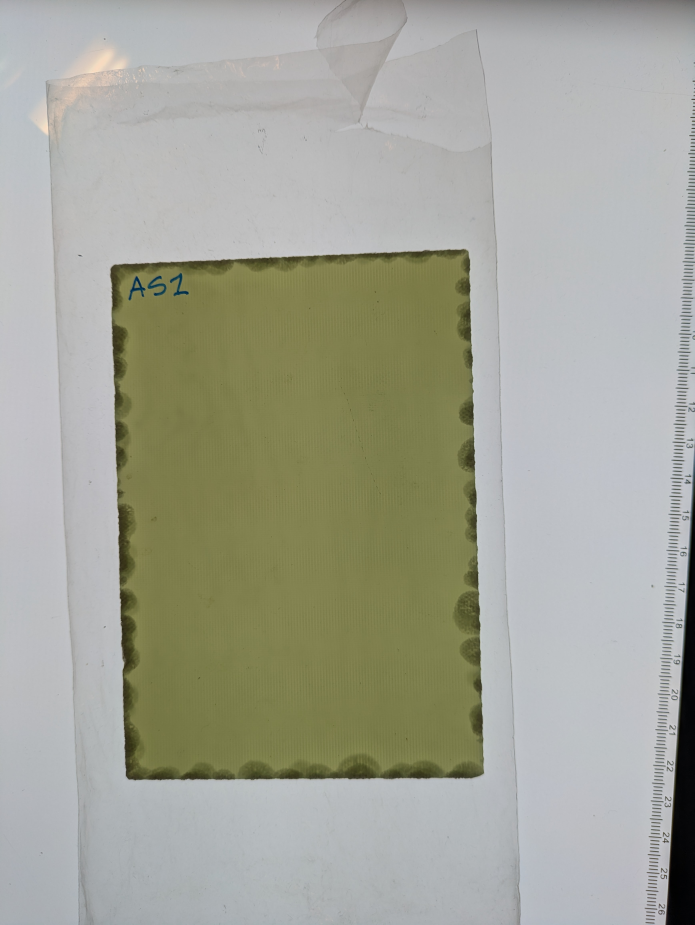
#> input picture Images/AS1.jpg, 3472 x 4624 px (shown at 1/5 size)
$ python -i DamageMorphology.py   (imports and definitions only)
#> lines starting #> are read from the running program, lines starting #| are printed output that depends on the picture; after the words box and inside, x2 and y2 are one past the last pixel; in counts of white or black regions, pixels touching at a corner belong together
from cmath import rect
import numpy as np
from scipy.signal import find_peaks
import cv2
from matplotlib import pyplot as plt
import os
import pandas as pd
from scipy import signal
import math

# 0 is no damage
# 254 is hole / no material
#255 is area outside coupon
# more layers of delamination the lower the pixel intensity value (shade --> 0)
# AS done,
# Need ZA5 Back, ZA2 Back
class Sample(object):
    def __init__(self,filePath):
        self.doSaveImg = True
        self.doShowImg = False

        self.ImgFilePath = filePath

    def photoCropAndAdjust(self):

        img = self.furtherCrop(self.ImgFilePath)
        self.correctedImg = self.holeFill(img)
        #self.correctedImg = self.removeGradient(correctedImg)

        correctedImg = self.correctedImg
        # [5 lines of commented-out code are left out]
        return correctedImg

    # [5 lines left out: function removeGradient, not called in this run]

    def holeFill(self,img):
        threshold = 170
        imgray = cv2.cvtColor(img, cv2.COLOR_BGR2GRAY)
        #imgray = cv2.cvtColor(img, cv2.COLOR_RGB2GRAY)
        ret, thresh = cv2.threshold(imgray, threshold, 255,cv2.THRESH_BINARY) # scource, threshold value, max value,type
        contours, hierarchy = cv2.findContours(thresh, cv2.RETR_LIST, cv2.CHAIN_APPROX_SIMPLE)
        best_idx, best_contour, best_ellipse, best_score = self.getMostEpllipticalContour(contours, min_points=5, max_area=10000, min_area = 5000)
        if best_contour is not None:
            # Create a mask with the ellipse filled white
            mask = np.zeros(imgray.shape[:2], dtype=np.uint8)
            cv2.ellipse(mask, best_ellipse, 255, -1)

            # Set all pixels inside ellipse to 255 in the original image
            imgray[mask == 255] = 254
            #plt.imshow(imgray)
            cont = cv2.drawContours(imgray, [best_contour], 0, (255,255,255), 3)

        return imgray

    def furtherCrop(self,imgPath):

#> called with imgPath = 'Images/AS1.jpg'
        threshold = 175
        img = cv2.imread(imgPath)
#> img is the input picture: shape (4624, 3472, 3); mean B, G, R 152.2, 164.8, 163.4

        imgray = cv2.cvtColor(img, cv2.COLOR_RGB2GRAY)
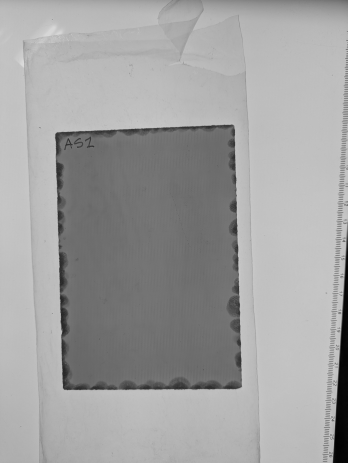
#> imgray: shape (4624, 3472) (shown at 1/10 size); min 0, max 230, mean 160.8
        # plt.imshow(imgray)
        # plt.show()
        ret, thresh = cv2.threshold(imgray, threshold, 255,cv2.THRESH_BINARY) # scource, threshold value, max value,type
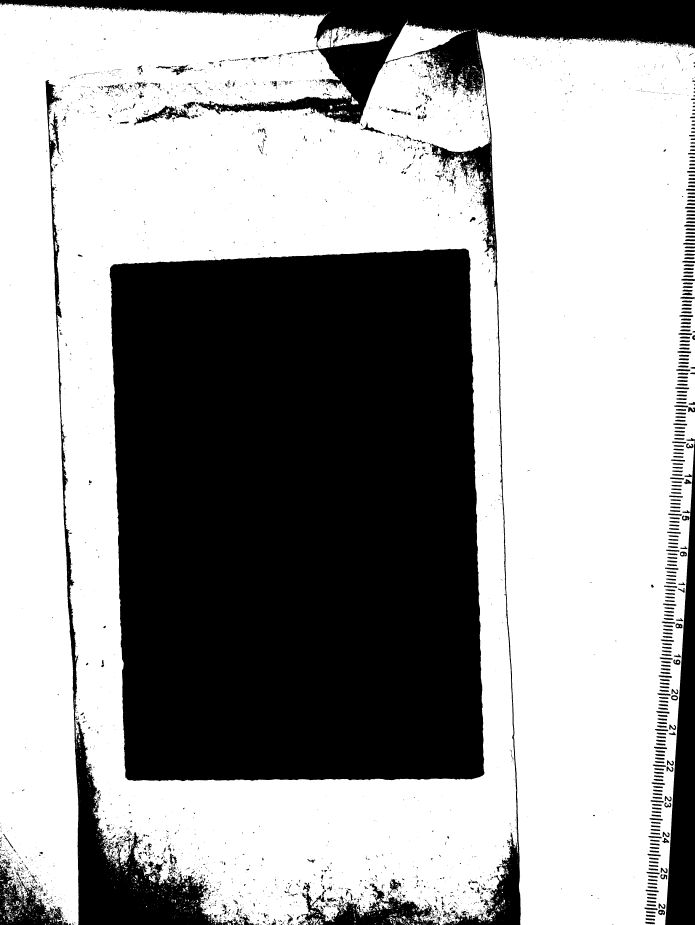
#> thresh: shape (4624, 3472) (shown at 1/5 size); 61.8% white; 5168 black regions (4116 under 20 px)
#> ret = 175

        # plt.imshow(thresh)
        # plt.show()
        contour = self.getCoupnEdgeContours(imgray,thresh)
#> in getCoupnEdgeContours, `contours1, hierarchy = cv2.findContours(thresh, cv2.RETR_LIST, cv2.CHA..`: contours1 = 8965 contours, 7445 with area under 20; largest, box (x1, y1, x2, y2) and area: (0, 14, 2590, 4624) 10656115, (547, 1241, 2423, 3908) 4701008, (2386, 148, 3472, 4624) 4022262, (1925, 104, 2338, 312) 33632, (1653, 128, 1924, 236) 15564
#> in getCoupnEdgeContours, `size = len(contours1)`: size = 8965
#> the loop in getCoupnEdgeContours, `for x in range(size):` made 8965 passes
#> (contourArea, secondMaxContourArea, maxContourArea) on passes 66, 68, 109, 154, 173, 752, 937, 1085: (32, 20.5, 32), (49, 32, 49), (55.5, 49, 55.5), (109.5, 55.5, 109.5), (464.5, 109.5, 464.5), (579, 464.5, 579), (585, 579, 585), (782, 585, 782)
#> after the loop in getCoupnEdgeContours, `for x in range(size):`: maxContourArea = 10656115; maxContourAreaIndex = 8960; secondMaxContourArea = 4701007.5; secondMaxContourAreaIndex = 5115
#> in getCoupnEdgeContours, `contour = contours1[secondMaxContourAreaIndex]`: contour = contour of 3492 points, box (x1, y1, x2, y2) (547, 1241, 2423, 3908), area 4701008

        image_contours1 = cv2.drawContours(imgray.copy(), contour, -1, (0,0,255), 30, cv2.LINE_AA)
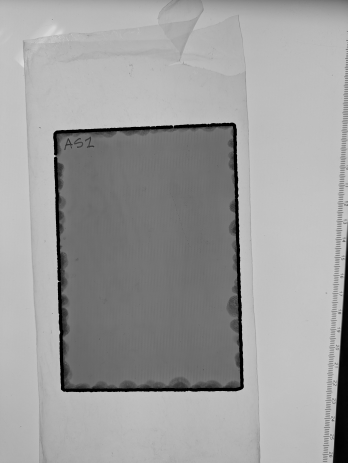
#> image_contours1: shape (4624, 3472) (shown at 1/10 size); min 0, max 230, mean 158.4
        # plt.imshow(image_contours1)
        # plt.show()
        epsilon = 0.005*cv2.arcLength(contour,True)
#> epsilon = 48.74
        approx = cv2.approxPolyDP(contour,epsilon,True)
#> approx = [[2340, 1249], [2421, 3870], [641, 3901], [552, 1336]]
        simpCnt = cv2.drawContours(img.copy(), [approx], 0, (255,255,255), 3)

        pts = approx.reshape(-1, 2)
#> pts has the same summary as approx
        tlpts = []
        minDistance = -1
        for index, x in enumerate(pts):
            distance = np.sqrt((pts[index,0]**2)+(pts[index,1]**2))
            if distance < minDistance or minDistance == -1:
                tlpts=x
                minDistance = distance
#> this loop made 4 passes
#> (distance, tlpts, minDistance) on passes 1, 4: (2652.5, [2340, 1249], 2652.5), (1445.5, [552, 1336], 1445.5)
#> after the loop, minDistance = 1445.5

        trpts = []
        imgShape = np.shape(imgray)
        minDistance = -1
        for index, x in enumerate(pts):
            distance = np.sqrt((pts[index,0]-imgShape[0])**2+(pts[index,1])**2)
            if distance < minDistance or minDistance == -1:
                trpts=x
                minDistance = distance
#> this loop made 4 passes
#> (distance, trpts, minDistance) on pass 1: (2603.2, [2340, 1249], 2603.2)
#> after the loop, minDistance = 2603.2

        brpts = []
        imgShape = np.shape(imgray)
        minDistance = -1
        for index, x in enumerate(pts):
            distance = np.sqrt((pts[index,0]-imgShape[0])**2+(pts[index,1]-imgShape[1])**2)
            if distance < minDistance or minDistance == -1:
                brpts=x
                minDistance = distance
#> this loop made 4 passes
#> (distance, brpts, minDistance) on passes 1 to 2: (3187.2, [2340, 1249], 3187.2), (2238.7, [2421, 3870], 2238.7)
#> after the loop, minDistance = 2238.7

        blpts = []
        imgShape = np.shape(imgray)
        minDistance = -1
        for index, x in enumerate(pts):
            distance = np.sqrt((pts[index,0])**2+(pts[index,1]-imgShape[1])**2)
            if distance < minDistance or minDistance == -1:
                blpts=x
                minDistance = distance
#> this loop made 4 passes
#> (distance, blpts, minDistance) on passes 1 to 3: (3227.6, [2340, 1249], 3227.6), (2453.5, [2421, 3870], 2453.5), (771.3, [641, 3901], 771.3)
#> after the loop, minDistance = 771.3

        """plt.plot(tlpts[0],tlpts[1],marker="o", color = "blue")
        plt.plot(trpts[0],trpts[1],marker="o",color = "orange")
        plt.plot(brpts[0],brpts[1],marker="o",color = "yellow")
        plt.show()"""
        self.newWidth = 2000
        self.newHeight = 1.45*self.newWidth
        arrangedCorners = [tlpts,trpts,brpts,blpts]
#> arrangedCorners = [[552, 1336], [2340, 1249], [2421, 3870], [641, 3901]]
        pointForTrans = np.float32([arrangedCorners[0],arrangedCorners[1],arrangedCorners[2],arrangedCorners[3]])
#> pointForTrans has the same summary as arrangedCorners
        correctedPoints = np.float32([[0,0],[self.newWidth,0],[self.newWidth,self.newHeight],[0,self.newHeight]])
        transMatrix = cv2.getPerspectiveTransform(pointForTrans, correctedPoints)
#> transMatrix = [[1.14, -0.0397, -578.8], [0.0548, 1.13, -1534.9], [1.21e-05, -2.54e-06, 1]]
        couponResult = cv2.warpPerspective(img, transMatrix, (self.newWidth, int(self.newHeight)))
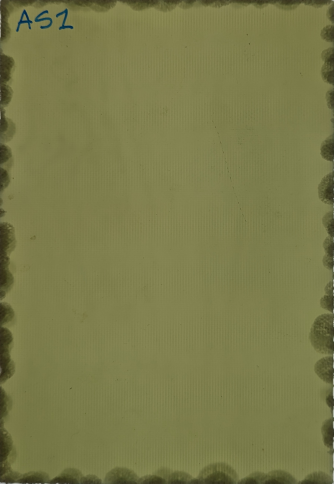
#> couponResult: shape (2900, 2000, 3) (shown at 1/6 size); mean B, G, R 74.2, 122.8, 122.4
#> in holeFill, `imgray = cv2.cvtColor(img, cv2.COLOR_BGR2GRAY)`:
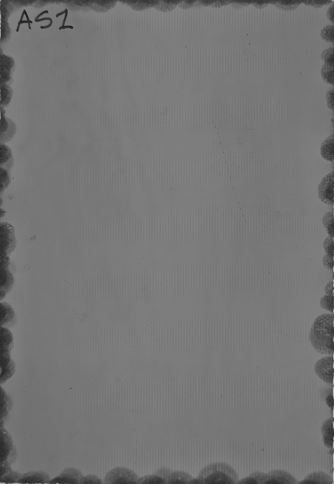
#> imgray: shape (2900, 2000) (shown at 1/6 size); min 25, max 194, mean 117.1
#> in holeFill, `ret, thresh = cv2.threshold(imgray, threshold, 255,cv2.THRESH_BINARY)`:
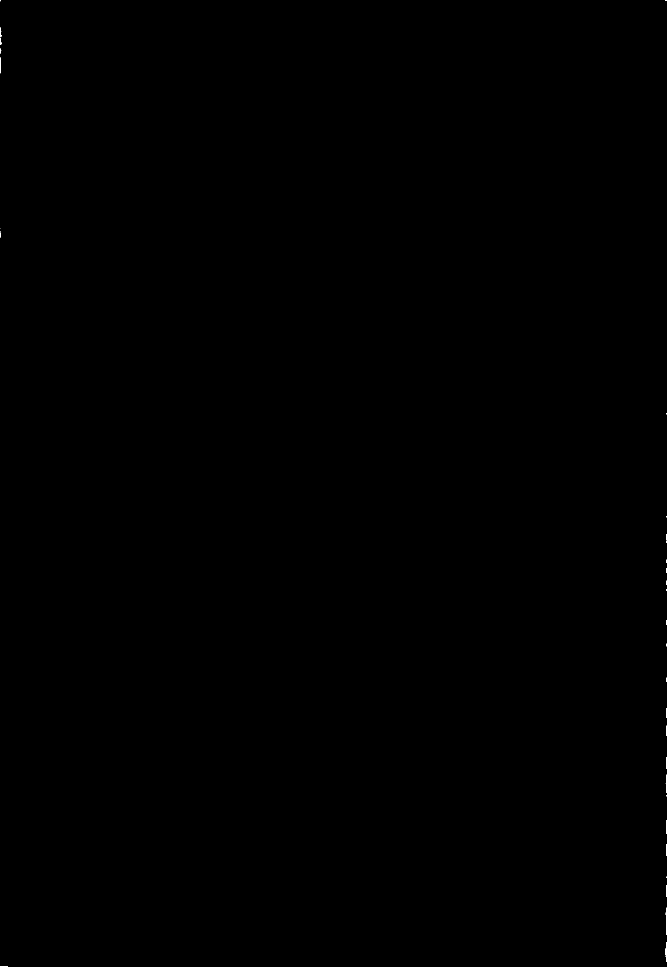
#> thresh: shape (2900, 2000) (shown at 1/3 size); 0.02% white; 32 white regions (18 under 20 px)
#> in holeFill, `ret, thresh = cv2.threshold(imgray, threshold, 255,cv2.THRESH_BINARY)`: ret = 170
#> in holeFill, `contours, hierarchy = cv2.findContours(thresh, cv2.RETR_LIST, cv2.CHAI..`: contours = 32 contours, 25 with area under 20; largest, box (x1, y1, x2, y2) and area: (1997, 2827, 2000, 2886) 65, (1997, 2723, 2000, 2805) 59, (0, 82, 5, 112) 48, (1997, 2324, 2000, 2378) 47, (0, 172, 3, 220) 33, (0, 114, 5, 135) 32, (1998, 2461, 2000, 2502) 28


        """plt.imshow(couponResult)
        #plt.savefig("reportImg/corrected_perspective"+self.file+".jpeg")
        plt.show()"""

        return couponResult

    def getMostEpllipticalContour(self, contours, min_points=5, max_area=10000, min_area = 5000):
        """
        From a list of contours return (best_idx, best_contour, ellipse, score)
        ellipse is the ( (cx,cy), (major_axis, minor_axis), angle ) returned by cv2.fitEllipse
        score is IoU between fitted ellipse mask and contour mask (1.0 = perfect match).
        Contours with fewer than min_points or area < max_area are skipped.
        """
#> called with min_points = 5, max_area = 10000, min_area = 5000
        best_idx = None
        best_contour = None
        best_ellipse = None
        best_score = -1.0

        for i, cnt in enumerate(contours):
            if cnt is None or len(cnt) < min_points:
                continue
            area = cv2.contourArea(cnt)
            if int(area) < max_area and int(area) > min_area:
                try:
                    ellipse = cv2.fitEllipse(cnt)  # ((cx,cy),(MA,ma),angle)
                except cv2.error:
                    continue

                # Create small ROI to compare contour mask vs ellipse mask
                x, y, w, h = cv2.boundingRect(cnt)
                if w <= 0 or h <= 0:
                    continue

                mask_contour = np.zeros((h, w), dtype=np.uint8)
                shifted_cnt = cnt.copy()
                shifted_cnt[:, 0, 0] = shifted_cnt[:, 0, 0] - x
                shifted_cnt[:, 0, 1] = shifted_cnt[:, 0, 1] - y
                elipseCnt = cv2.drawContours(mask_contour, [shifted_cnt], -1, 255, -1)

                # shift ellipse center into ROI coordinates
                (cx, cy), (MA, ma), angle = ellipse
                cx_shift = cx - x
                cy_shift = cy - y
                axes = (max(1, int(MA/2)), max(1, int(ma/2)))
                mask_ellipse = np.zeros((h, w), dtype=np.uint8)
                cv2.ellipse(mask_ellipse, (int(round(cx_shift)), int(round(cy_shift))),
                            axes, angle, 0, 360, 255, -1)

                # compute IoU
                inter = cv2.bitwise_and(mask_contour, mask_ellipse)
                union = cv2.bitwise_or(mask_contour, mask_ellipse)
                inter_area = int(np.count_nonzero(inter))
                union_area = int(np.count_nonzero(union))
                if union_area == 0:
                    score = 0.0
                else:
                    score = inter_area / union_area  # 0..1, higher better

                # Optionally penalize extremely elongated ellipses (if desired)
                # aspect = max(MA, ma) / (min(MA, ma) + 1e-6)
                # score = score * (1.0 if aspect < 10 else 0.8)

                if score > best_score:
                    best_score = score
                    best_idx = i
                    best_contour = cnt
                    best_ellipse = ellipse
            else:
                pass
#> this loop made 32 passes
#> cnt on passes 5, 8, 11, 12, 13, 14, 15, 16: [[1999, 2630], [1999, 2632]], [[1999, 2385], [1999, 2388]], [[1999, 2177], [1999, 2207]], [[1999, 2124], [1999, 2152]], [[1999, 2033], [1999, 2045]], [[1999, 1931], [1999, 1938]], [[1999, 1860], [1999, 1874]], [[1999, 1768], [1999, 1771]]
#> after the loop, best_score = -1

        return best_idx, best_contour, best_ellipse, best_score

    def getCoupnEdgeContours(self,img,thresh):
        contours1, hierarchy = cv2.findContours(thresh, cv2.RETR_LIST, cv2.CHAIN_APPROX_SIMPLE)
        #contr = cv2.drawContours(img, contours1, -1, (255,255,0), 3)

        size = len(contours1)
        #print(size)
        maxContourLength = 0
        maxContourArea = 0
        maxContourLengthIndex = 0
        maxContourAreaIndex = 0
        secondMaxContourArea = 0
        secondMaxContourAreaIndex = 0
        id = 0
        for x in range(size):
            contourArea = cv2.contourArea(contours1[x])
            if contourArea > maxContourArea:
                secondMaxContourArea = maxContourArea
                secondMaxContourAreaIndex = maxContourAreaIndex
                maxContourArea = contourArea
                maxContourAreaIndex = x

        contour = contours1[secondMaxContourAreaIndex]
        # plt.imshow(img)
        # plt.show()
        image_contours1 = cv2.drawContours(img.copy(), contours1[secondMaxContourAreaIndex], -1, (0,255,0), 10, cv2.LINE_AA)
        return contour

    # [6 lines left out: function pltImgShow, not called in this run]

class Coupon(object):
    # [190 lines left out: functions __init__, getDifference, thresholdImg, damageInfo, find_most_central_contour, plots, not called in this run]


class Set(object):
    # [36 lines left out: functions __init__, main, not called in this run]
    #print(damageInfoDF['Distance from Impactor to Damage Center (mm)'])

>>> result = Sample('Images/AS1.jpg').photoCropAndAdjust()

$ run again, on Images/AS3.jpg
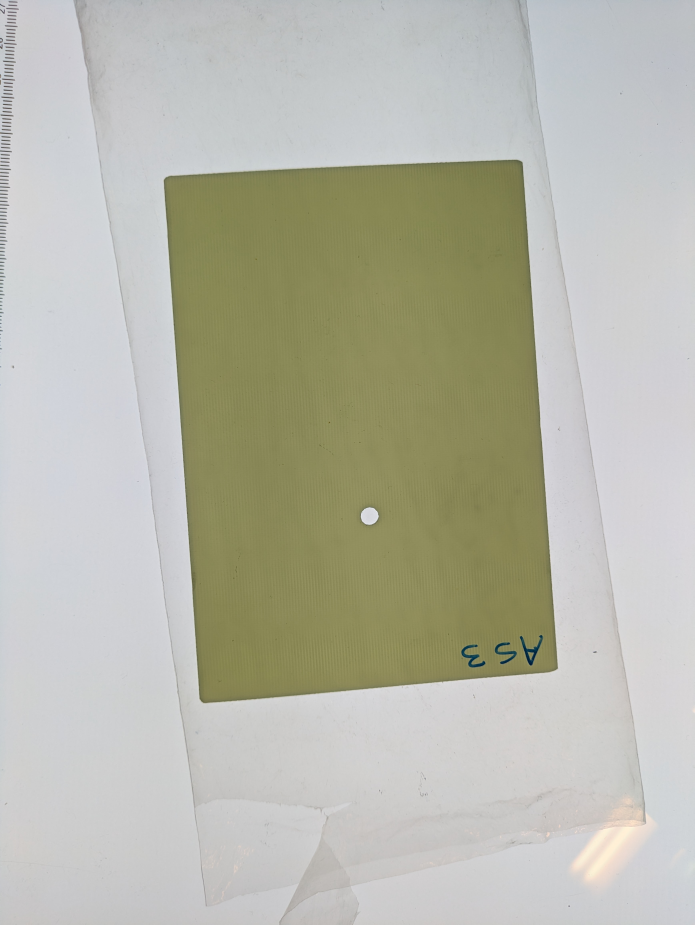
#> input picture Images/AS3.jpg, 3472 x 4624 px (shown at 1/5 size)
#> in furtherCrop, img is the input picture: shape (4624, 3472, 3); mean B, G, R 170.7, 183.8, 183.5
#> in furtherCrop, `ret, thresh = cv2.threshold(imgray, threshold, 255,cv2.THRESH_BINARY)`:
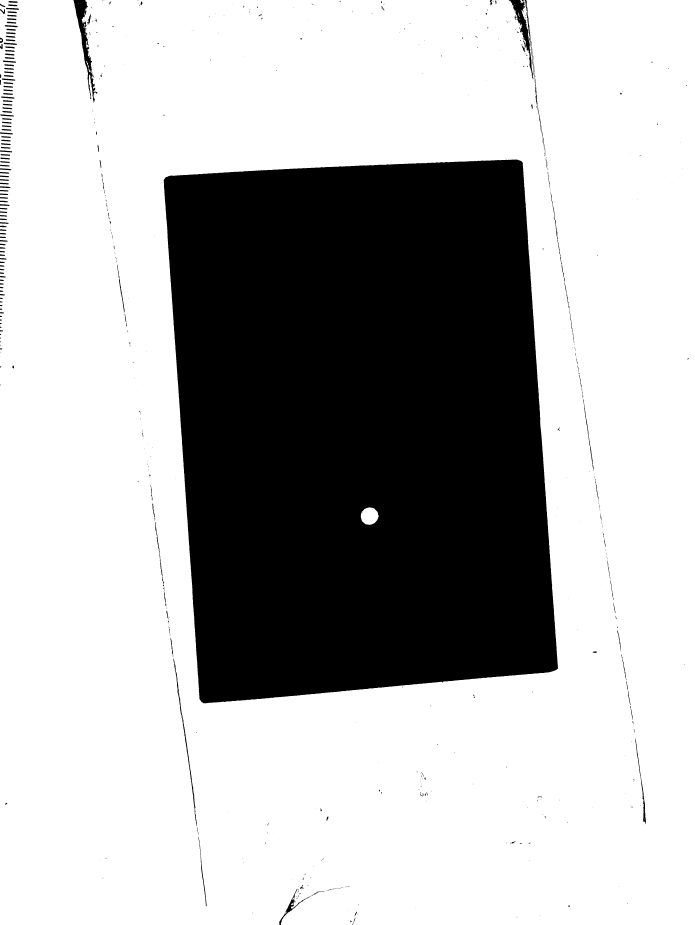
#> thresh: shape (4624, 3472) (shown at 1/5 size); 70.4% white; 695 black regions (446 under 20 px)
#> in furtherCrop, `ret, thresh = cv2.threshold(imgray, threshold, 255,cv2.THRESH_BINARY)`: ret = 175
#> contours1 = 761 contours, 516 with area under 20; largest, box (x1, y1, x2, y2) and area: (0, 0, 3472, 4624) 16005034, (817, 797, 2791, 3518) 4692054, (1804, 2537, 1894, 2624) 5827, (866, 3290, 986, 4132) 4472, (3175, 3690, 3231, 4121) 2403
#> size = 761
#> the loop in getCoupnEdgeContours, `for x in range(size):` made 761 passes
#> (contourArea, secondMaxContourArea, maxContourArea) on passes 13, 38, 84, 162, 184, 273, 429, 761: (98.5, 57.5, 98.5), (235.5, 98.5, 235.5), (1410.5, 235.5, 1410.5), (2403, 1410.5, 2403), (4472.5, 2403, 4472.5), (5827, 4472.5, 5827), (4692053.5, 5827, 4692053.5), (16005034.5, 4692053.5, 16005034.5)
#> after the loop in getCoupnEdgeContours, `for x in range(size):`: maxContourArea = 16005034.5; maxContourAreaIndex = 760; secondMaxContourArea = 4692053.5; secondMaxContourAreaIndex = 428
#> in getCoupnEdgeContours, `contour = contours1[secondMaxContourAreaIndex]`: contour = contour of 1803 points, box (x1, y1, x2, y2) (817, 797, 2791, 3518), area 4692054
#> epsilon = 45.68
#> approx = [[2603, 803], [2790, 3342], [1016, 3516], [819, 897]]
#> pts has the same summary as approx
#> the loop in furtherCrop, `for index, x in enumerate(pts):` made 4 passes
#> (distance, tlpts, minDistance) on passes 1, 4: (2724, [2603, 803], 2724), (1214.6, [819, 897], 1214.6)
#> after the loop in furtherCrop, `for index, x in enumerate(pts):`: minDistance = 1214.6
#> the loop in furtherCrop, `for index, x in enumerate(pts):` made 4 passes
#> (distance, trpts, minDistance) on pass 1: (2174.7, [2603, 803], 2174.7)
#> after the loop in furtherCrop, `for index, x in enumerate(pts):`: minDistance = 2174.7
#> the loop in furtherCrop, `for index, x in enumerate(pts):` made 4 passes
#> (distance, brpts, minDistance) on passes 1 to 2: (3347.8, [2603, 803], 3347.8), (1838.6, [2790, 3342], 1838.6)
#> after the loop in furtherCrop, `for index, x in enumerate(pts):`: minDistance = 1838.6
#> the loop in furtherCrop, `for index, x in enumerate(pts):` made 4 passes
#> (distance, blpts, minDistance) on passes 1 to 3: (3728.2, [2603, 803], 3728.2), (2793, [2790, 3342], 2793), (1017, [1016, 3516], 1017)
#> after the loop in furtherCrop, `for index, x in enumerate(pts):`: minDistance = 1017
#> arrangedCorners = [[819, 897], [2603, 803], [2790, 3342], [1016, 3516]]
#> pointForTrans has the same summary as arrangedCorners
#> transMatrix = [[1.07, -0.0803, -802.4], [0.0572, 1.09, -1020.6], [-1.7e-05, 4.11e-07, 1]]
#> in holeFill, `ret, thresh = cv2.threshold(imgray, threshold, 255,cv2.THRESH_BINARY)`: ret = 170
#> contours = 12 contours, 11 with area under 20; largest, box (x1, y1, x2, y2) and area: (944, 1896, 1045, 1994) 7388
#> the loop in getMostEpllipticalContour, `for i, cnt in enumerate(contours):` made 12 passes
#> (area, x, y, w, h, cx, cy, MA) on pass 10: (7387.5, 944, 1896, 101, 98, 992.8, 1944.6, 95.36)
#> after the loop in getMostEpllipticalContour, `for i, cnt in enumerate(contours):`:
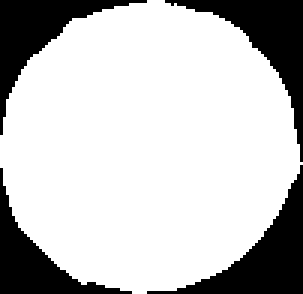
#> union: shape (98, 101) (shown 3 times larger); 76.4% white; 4 black regions, box (x1, y1, x2, y2) and area: (49, 55, 101, 98) 655, (55, 0, 101, 54) 625, (0, 0, 49, 45) 564, (0, 56, 44, 98) 491
#> after the loop in getMostEpllipticalContour, `for i, cnt in enumerate(contours):`: best_contour = contour of 155 points, box (x1, y1, x2, y2) (944, 1896, 1045, 1994), area 7388; best_idx = 9; best_score = 0.971
#> in holeFill, `best_idx, best_contour, best_ellipse, best_score = self.getMostEpllipt..`: best_idx = 9; best_ellipse = ((992.8, 1944.6), (95.36, 98.87), 69.21); best_score = 0.971
#> mask: shape (2900, 2000); 0.13% white; 1 white region, box (x1, y1, x2, y2) and area: (944, 1897, 1043, 1993) 7524
